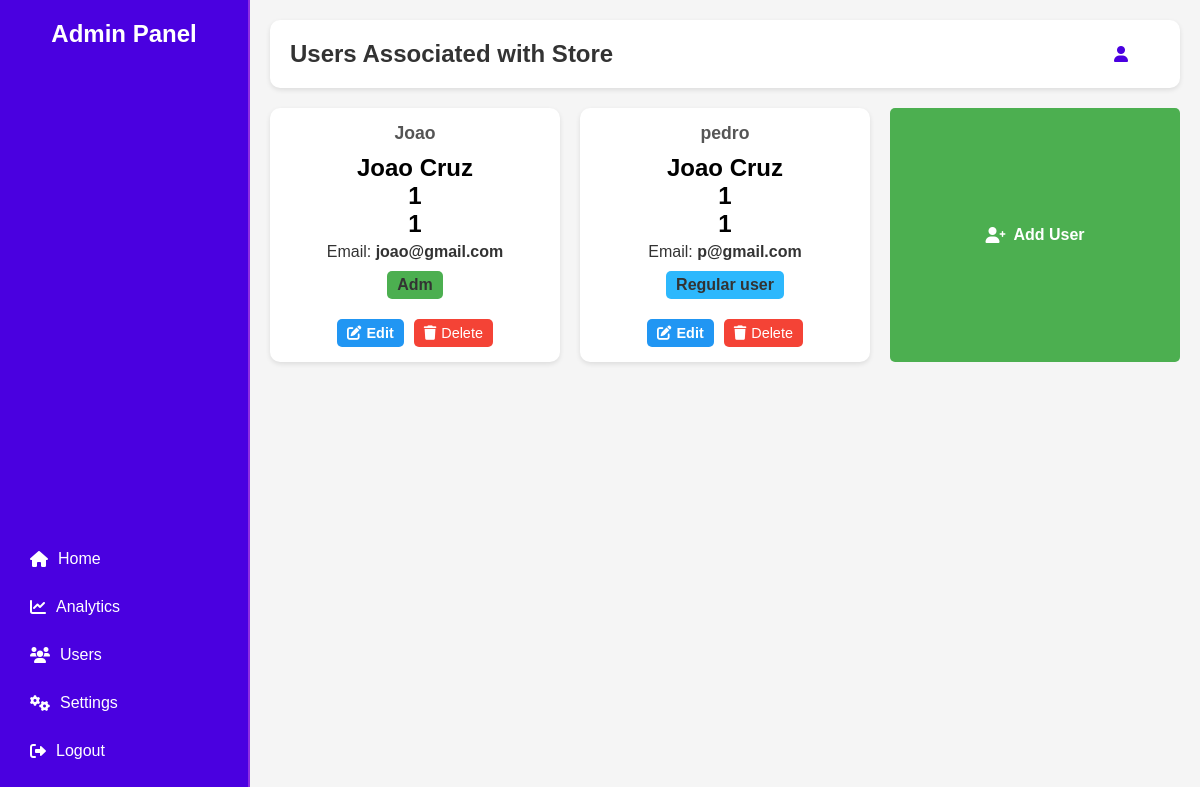
/users/ (signed in), run on an earlier commit of the app's database.
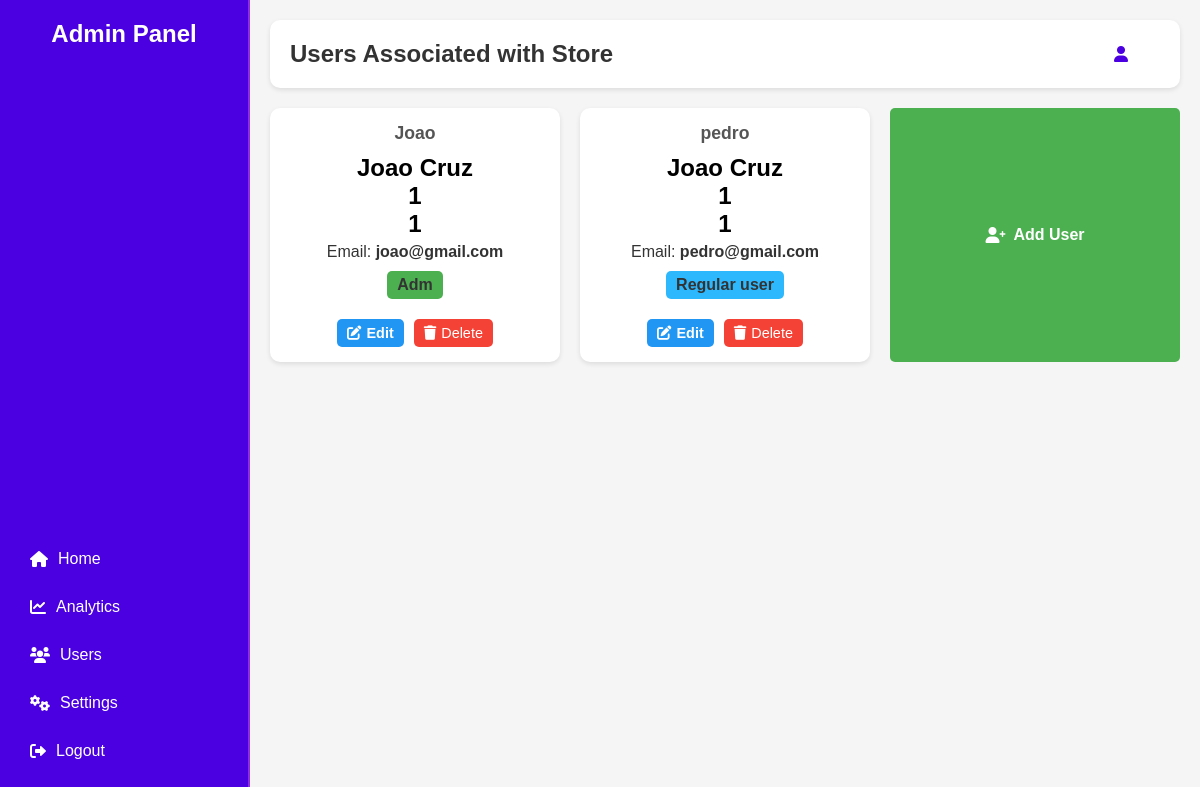
And on a later commit of the database.
### database.py (models this page shows)
class User(UserMixin, Model):
    shop = ForeignKeyField(Shop, backref='shops')
    name = CharField()
    email = CharField(unique=True)
    password = CharField()
    adm = BooleanField(default=False)
    class Meta:
        database = db
    @property
    def is_active(self):
        return True

class Shop(Model):
    name = CharField(unique=True)
    class Meta:
        database = db

### routes/users.py (the view)
        @self.blueprint.route('/')
        @login_required
        def users():
            users_database = User.select()
            for user in users_database:
                print(user.shop)
            return render_template('users.html', usersinfo=users_database, userinfo_ml=session.get('userinfo_ml'))

### main.py (called while the page is built)
@login_manager.user_loader
def load_user(user_id):
    try:
        return User.get(User.id == int(user_id))
    except User.DoesNotExist:
        return None

@app.before_request
def before_request():
    if db.is_closed():
        db.connect()
    user_id = session.get('_user_id')
    if user_id:
        user = User.get(User.id == int(user_id))
        g.user_adm = user.adm

@app.teardown_request
def teardown_request(exception):
    if not db.is_closed():
        db.close()

### templates/users.html (shortened to what this page needs)
<!DOCTYPE html>
<html lang="en">
<head>
    <link rel="stylesheet" href="{{ url_for('static', filename='users.css') }}">
    <link rel="stylesheet" href="https://cdnjs.cloudflare.com/ajax/libs/font-awesome/6.0.0-beta3/css/all.min.css">
</head>
<body>
    <div class="dashboard-container">
        <aside class="sidebar">
            <h2>Admin Panel</h2>
            <nav>
                <ul>
                    <li><a href="{{url_for('dashboard.dashboard')}}"><i class="fas fa-home"></i> Home</a></li>
                    <li><a href="#"><i class="fas fa-chart-line"></i> Analytics</a></li>
                    <li><a href="{{ url_for('users.users') }}"><i class="fas fa-users"></i> Users</a></li>
                    <li><a href="#"><i class="fas fa-cogs"></i> Settings</a></li>
                    <li><a href="{{ url_for('login.logout') }}"><i class="fas fa-sign-out-alt"></i> Logout</a></li>
                </ul>
            </nav>
        </aside>
        <main class="main-content">
            <header class="header">
                <h1>Users Associated with Store</h1>
                <div class="header-actions">
                    <div class="user-info">
                        <i class="fas fa-user"></i>
                        <li><a href="{{ url_for('users.userinfo') }}">{{ userinfo_ml['name'] }}</a></li>
                    </div>
                </div>
            </header>
            <section class="associated-users">
                {% if usersinfo %}
                {% for user in usersinfo %}
                    <div class="user-container">
                        <h3>{{ user.name }}</h3>
                        <h1>{{user.shop.name}}</h1>
                        <h1>{{user.shop.id}}</h1>
                        <h1>{{user.shop}}</h1>
                        <p>Email: <strong>{{ user['email'] }}</strong></p>
                        {% if user.adm %}
                            <p class="role adm-role">Adm</p>
                        {% else %}
                            <p class="role mda-role">Regular user</p>
                        {% endif %}
                        <div class="user-actions">
                            <button class="action-button edit-button">
                                <a href="{{ url_for('users.useredit', user_id=user.id) }}"><i class="fas fa-edit"></i> Edit</a>
                            </button>
                            <button class="action-button delete-button">
                                <a href="{{ url_for('users.userdelete', user_id=user.id) }}"><i class="fas fa-trash"></i> Delete</a>
                            </button>
                        </div>
                    </div>
                {% endfor %}
                {% else %}
                    <p>No users associated with this store.</p>
                {% endif %}
                <button class="add-user-button">
                    <a href="{{url_for('users.useradd')}}"><i class="fas fa-user-plus"></i> Add User</a>
                </button>
            </section>
        </main>
    </div>
</body>
</html>

### static/users.css (style rules this page uses)
* { margin: 0; padding: 0; box-sizing: border-box; }
.dashboard-container { display: flex; height: 100vh; background-color: #f5f5f5; font-family: Arial, sans-serif; }
.sidebar { width: 250px; background: #4A00E0; color: #fff; padding: 20px; display: flex; flex-direction: column; justify-content: space-between; border-right: 2px solid #8E2DE2; }
.sidebar h2 { font-size: 1.5rem; margin-bottom: 1rem; text-align: center; }
.sidebar nav ul { list-style: none; }
.sidebar nav ul li { margin: 10px 0; }
.sidebar nav ul li a { color: #fff; text-decoration: none; font-size: 1rem; display: flex; align-items: center; gap: 10px; padding: 10px; border-radius: 5px; transition: background 0.3s ease; }
.main-content { flex: 1; padding: 20px; overflow-y: auto; }
.header { display: flex; justify-content: space-between; align-items: center; background: #fff; padding: 20px; border-radius: 10px; box-shadow: 0 2px 5px rgba(0, 0, 0, 0.1); margin-bottom: 20px; }
.header h1 { font-size: 1.5rem; color: #333; }
.header .user-info { display: flex; align-items: center; gap: 10px; color: #4A00E0; }
.associated-users { display: grid; grid-template-columns: repeat(auto-fill, minmax(280px, 1fr)); gap: 20px; margin-top: 20px; }
.user-container { background: #fff; padding: 15px; border-radius: 10px; box-shadow: 0 2px 5px rgba(0, 0, 0, 0.1); text-align: center; transition: transform 0.3s ease; }
.user-container h3 { font-size: 1.1rem; color: #555; margin-bottom: 10px; }
.user-container p { font-size: 1rem; color: #333; margin: 5px 0; }
.role { font-weight: bold; font-size: 1.1rem; padding: 5px 10px; border-radius: 5px; margin-top: 10px; display: inline-block; }
.adm-role { color: #fff; background: #4CAF50; }
.mda-role { color: #fff; background: #2db8fd; }
.user-actions { display: flex; justify-content: center; gap: 10px; margin-top: 15px; }
.user-info { list-style: none; padding: 0; margin: 0; }
.user-info li { list-style: none; }
.user-info li a { text-decoration: none; color: #4A00E0; font-family: Arial, sans-serif; font-size: 16px; padding: 5px 10px; border: 1px solid transparent; border-radius: 5px; transition: all 0.3s ease; }
.action-button { border: none; padding: 6px 10px; border-radius: 5px; font-size: 0.85rem; cursor: pointer; transition: background 0.3s, transform 0.2s; display: inline-flex; align-items: center; justify-content: center; }
.action-button a { text-decoration: none; color: inherit; display: inline-flex; align-items: center; gap: 5px; font-size: 0.9rem; }
.edit-button { background: #2196F3; color: #fff; }
.edit-button a { font-weight: bold; color: #fff; }
.delete-button { background: #F44336; color: #fff; }
.add-user-button { background: #4CAF50; color: #fff; padding: 10px 15px; font-size: 1rem; border: none; border-radius: 5px; cursor: pointer; transition: background 0.3s, transform 0.2s; display: inline-flex; align-items: center; justify-content: center; gap: 8px; }
.add-user-button a { text-decoration: none; color: inherit; display: inline-flex; align-items: center; gap: 8px; font-weight: bold; }

What changed in the data, as far as the page shows it:
changed User "pedro": email "p@gmail.com" → "pedro@gmail.com"
